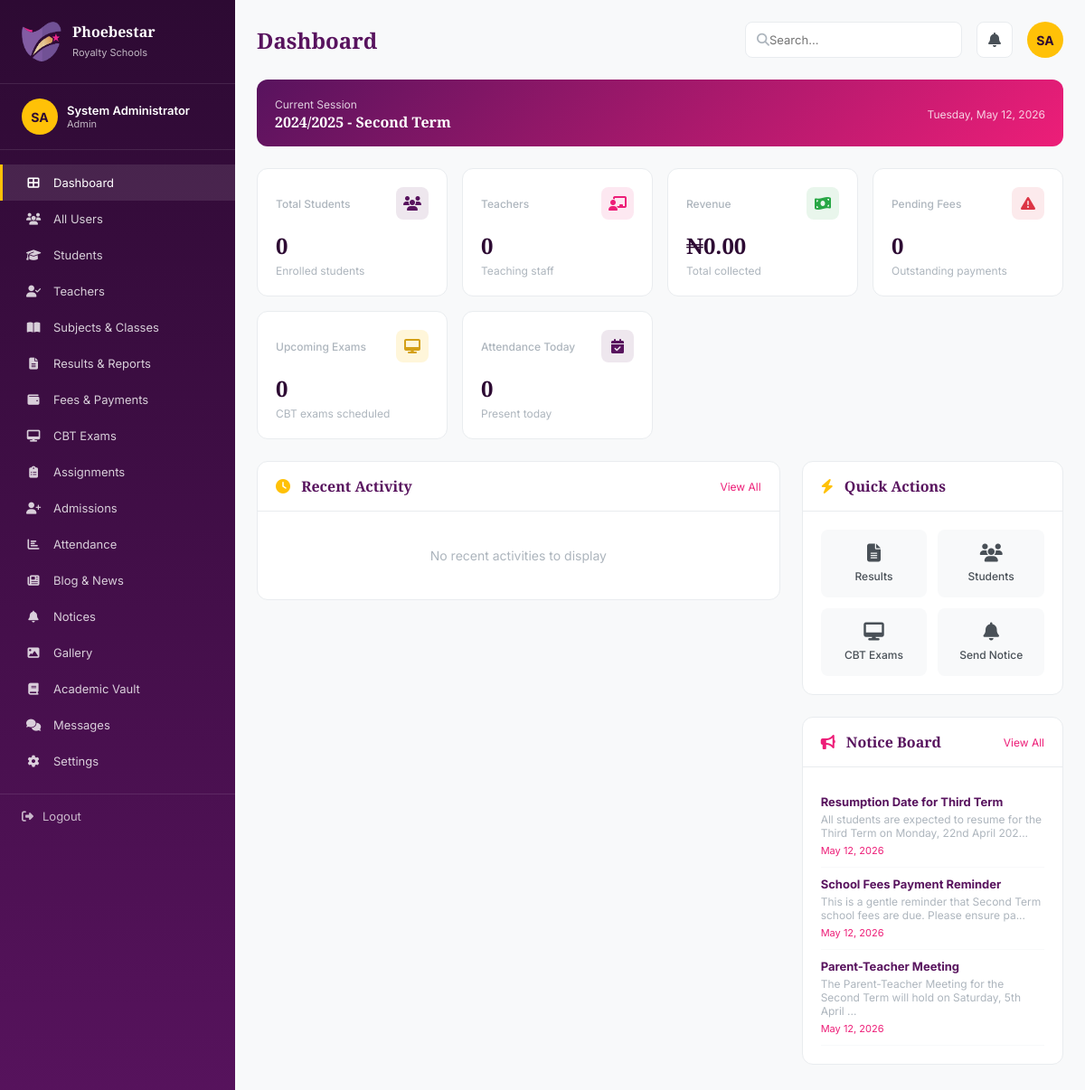
Screenshot of /public/pages/dashboard.php (signed in) with the database file from the repository.
### tables this page shows
CREATE TABLE academic_sessions (
    id INT PRIMARY KEY AUTO_INCREMENT,
    session_name VARCHAR(50) NOT NULL,
    start_date DATE NOT NULL,
    end_date DATE NOT NULL,
    is_current BOOLEAN DEFAULT FALSE,
    status ENUM('upcoming', 'active', 'completed') DEFAULT 'upcoming',
    created_at TIMESTAMP DEFAULT CURRENT_TIMESTAMP
);

CREATE TABLE terms (
    id INT PRIMARY KEY AUTO_INCREMENT,
    session_id INT NOT NULL,
    term_name ENUM('First Term', 'Second Term', 'Third Term') NOT NULL,
    start_date DATE,
    end_date DATE,
    is_current BOOLEAN DEFAULT FALSE,
    FOREIGN KEY (session_id) REFERENCES academic_sessions(id) ON DELETE CASCADE
);

CREATE TABLE notices (
    id INT PRIMARY KEY AUTO_INCREMENT,
    title VARCHAR(200) NOT NULL,
    content TEXT NOT NULL,
    category ENUM('general', 'academic', 'sports', 'event', 'fee', 'exam', 'urgent') DEFAULT 'general',
    priority ENUM('low', 'medium', 'high', 'urgent') DEFAULT 'medium',
    target_roles JSON,
    target_classes JSON,
    attachment VARCHAR(255),
    posted_by INT,
    status ENUM('draft', 'published', 'archived') DEFAULT 'draft',
    publish_at DATETIME,
    expire_at DATETIME,
    created_at TIMESTAMP DEFAULT CURRENT_TIMESTAMP,
    FOREIGN KEY (posted_by) REFERENCES users(id) ON DELETE SET NULL
);

### includes/functions.php (called while the page is built, shortened)
<?php
function isLoggedIn() {
    return isset($_SESSION['user_id']) && $_SESSION['user_id'] > 0;
}
function getUserRole() {
    return $_SESSION['user_role'] ?? 'guest';
}
function hasRole($roles) {
    if (is_array($roles)) {
        return in_array($_SESSION['user_role'], $roles);
    }
    return $_SESSION['user_role'] === $roles;
}
function fetchOne($sql, $params = []) {
    $db = getDB();
    $stmt = $db->prepare($sql);
    $stmt->execute($params);
    return $stmt->fetch();
}
function fetchAll($sql, $params = []) {
    $db = getDB();
    $stmt = $db->prepare($sql);
    $stmt->execute($params);
    return $stmt->fetchAll();
}
function sanitize($input) {
    return htmlspecialchars(trim($input), ENT_QUOTES, 'UTF-8');
}
function formatDate($date, $format = 'M d, Y') {
    return date($format, strtotime($date));
}
function formatCurrency($amount) {
    return '&#8358;' . number_format($amount, 2);
}
function truncate($text, $length = 100) {
    return substr($text, 0, $length) . '...';
}
function getDashboardStats() {
    $stats = [];
    $stats['total_students'] = fetchOne("SELECT COUNT(*) as c FROM students")['c'] ?? 0;
    $stats['total_teachers'] = fetchOne("SELECT COUNT(*) as c FROM teachers")['c'] ?? 0;
    $stats['total_staff'] = fetchOne("SELECT COUNT(*) as c FROM staff")['c'] ?? 0;
    $stats['total_parents'] = fetchOne("SELECT COUNT(*) as c FROM users WHERE role_id = 9")['c'] ?? 0;
    $stats['today_attendance'] = fetchOne("SELECT COUNT(*) as c FROM attendance WHERE date = CURDATE() AND status = 'present'")['c'] ?? 0;
    $stats['pending_fees'] = fetchOne("SELECT COUNT(*) as c FROM student_fees WHERE status IN ('pending', 'partial', 'overdue')")['c'] ?? 0;
    $stats['upcoming_exams'] = fetchOne("SELECT COUNT(*) as c FROM cbt_exams WHERE status IN ('published', 'ongoing')")['c'] ?? 0;
    $stats['pending_admissions'] = fetchOne("SELECT COUNT(*) as c FROM admission_applications WHERE status = 'pending'")['c'] ?? 0;
    $stats['total_revenue'] = fetchOne("SELECT COALESCE(SUM(amount_paid), 0) as total FROM fee_payments WHERE status = 'confirmed'")['total'] ?? 0;
    return $stats;
}
function getCurrentSession() {
    return fetchOne("SELECT * FROM academic_sessions WHERE is_current = 1 LIMIT 1");
}
function getCurrentTerm() {
    return fetchOne("SELECT t.*, s.session_name FROM terms t JOIN academic_sessions s ON t.session_id = s.id WHERE t.is_current = 1 LIMIT 1");
}
function getSidebarMenu($role) {
    $roleMap = [
        'proprietor' => 'admin',
        'director' => 'admin',
        'principal' => 'admin',
        'vice_principal' => 'teacher',
    ];
    $menuKey = $roleMap[$role] ?? $role;
    return $menus[$menuKey] ?? $menus['student'];
}

### public/pages/dashboard.php (the view, shortened to what this page needs)
<?php
require_once __DIR__ . '/../../includes/functions.php';
$role = getUserRole();
$stats = getDashboardStats();
$currentSession = getCurrentSession();
$currentTerm = getCurrentTerm();
$recentActivities = [];
$sidebarMenu = getSidebarMenu($role);
?>
<!DOCTYPE html>
<html lang="en">
<head>
    <link rel="stylesheet" href="https://cdnjs.cloudflare.com/ajax/libs/font-awesome/6.5.1/css/all.min.css">
</head>
<body>
    <div class="dashboard">
        <aside class="sidebar" id="sidebar">
            <div class="sidebar-header">
                <img src="/public/assets/logo-icon.png" alt="PRS">
                <div>
                    <h3>Phoebestar</h3>
                    <span>Royalty Schools</span>
                </div>
            </div>
            <div class="sidebar-user">
                <div class="sidebar-user-avatar">
                    <?= strtoupper(substr($_SESSION['first_name'], 0, 1) . substr($_SESSION['last_name'], 0, 1)) ?>
                </div>
                <div class="sidebar-user-info">
                    <h4><?= sanitize($_SESSION['first_name'] . ' ' . $_SESSION['last_name']) ?></h4>
                    <p><?= sanitize($role) ?></p>
                </div>
            </div>
            <ul class="sidebar-menu">
                <?php foreach ($sidebarMenu as $item): ?>
                <li>
                    <a href="<?= $item['url'] ?>" class="<?= strpos($_SERVER['PHP_SELF'], basename($item['url'])) !== false ? 'active' : '' ?>">
                        <i class="fas fa-<?= strtolower(str_replace(['LayoutDashboard', 'Users', 'GraduationCap', 'UserCheck', 'BookOpen', 'FileText', 'Wallet', 'Monitor', 'ClipboardList', 'UserPlus', 'BarChart3', 'Newspaper', 'Bell', 'Image', 'Library', 'MessageCircle', 'Settings', 'Video', 'CreditCard', 'User', 'Receipt'], ['th-large', 'users', 'graduation-cap', 'user-check', 'book-open', 'file-alt', 'wallet', 'desktop', 'clipboard-list', 'user-plus', 'chart-bar', 'newspaper', 'bell', 'image', 'book', 'comments', 'cog', 'video', 'credit-card', 'user', 'receipt'], $item['icon'])) ?>"></i>
                        <?= $item['label'] ?>
                    </a>
                </li>
                <?php endforeach; ?>
            </ul>
            <div class="sidebar-footer">
                <a href="/public/pages/logout.php"><i class="fas fa-sign-out-alt"></i> Logout</a>
            </div>
        </aside>
        <main class="main-content">
            <div class="top-bar">
                <div style="display:flex;align-items:center;gap:16px;">
                    <h1>Dashboard</h1>
                </div>
                <div class="top-bar-actions">
                    <div class="search-bar">
                        <i class="fas fa-search"></i>
                        <input type="text" placeholder="Search...">
                    </div>
                    <div style="position:relative;">
                        <button class="notif-btn" onclick="document.getElementById('notifDropdown').classList.toggle('show')">
                            <i class="fas fa-bell"></i>
                        </button>
                    </div>
                    <a href="profile.php" style="text-decoration:none;">
                        <div class="sidebar-user-avatar" style="cursor:pointer;">
                            <?= strtoupper(substr($_SESSION['first_name'], 0, 1) . substr($_SESSION['last_name'], 0, 1)) ?>
                        </div>
                    </a>
                </div>
            </div>
            <div style="background:linear-gradient(135deg, var(--purple), var(--pink));border-radius:12px;padding:16px 20px;margin-bottom:24px;color:#fff;display:flex;justify-content:space-between;align-items:center;flex-wrap:wrap;gap:8px;">
                <div>
                    <span style="font-size:12px;opacity:0.8;">Current Session</span>
                    <h3 style="font-size:16px;"><?= sanitize($currentSession['session_name'] ?? 'N/A') ?> - <?= sanitize($currentTerm['term_name'] ?? 'N/A') ?></h3>
                </div>
                <div style="text-align:right;">
                    <span style="font-size:12px;opacity:0.8;"><?= date('l, F d, Y') ?></span>
                </div>
            </div>
            <div class="stats-row">
                <?php if ($role === 'admin' || $role === 'proprietor' || $role === 'director' || $role === 'principal'): ?>
                <div class="stat-card">
                    <div class="stat-card-header">
                        <span>Total Students</span>
                        <i class="fas fa-users stat-icon-purple"></i>
                    </div>
                    <h3><?= number_format($stats['total_students']) ?></h3>
                    <p>Enrolled students</p>
                </div>
                <div class="stat-card">
                    <div class="stat-card-header">
                        <span>Teachers</span>
                        <i class="fas fa-chalkboard-teacher stat-icon-pink"></i>
                    </div>
                    <h3><?= number_format($stats['total_teachers']) ?></h3>
                    <p>Teaching staff</p>
                </div>
                <div class="stat-card">
                    <div class="stat-card-header">
                        <span>Revenue</span>
                        <i class="fas fa-money-bill-wave stat-icon-green"></i>
                    </div>
                    <h3><?= formatCurrency($stats['total_revenue']) ?></h3>
                    <p>Total collected</p>
                </div>
                <div class="stat-card">
                    <div class="stat-card-header">
                        <span>Pending Fees</span>
                        <i class="fas fa-exclamation-triangle stat-icon-red"></i>
                    </div>
                    <h3><?= number_format($stats['pending_fees']) ?></h3>
                    <p>Outstanding payments</p>
                </div>
                <div class="stat-card">
                    <div class="stat-card-header">
                        <span>Upcoming Exams</span>
                        <i class="fas fa-desktop stat-icon-gold"></i>
                    </div>
                    <h3><?= number_format($stats['upcoming_exams']) ?></h3>
                    <p>CBT exams scheduled</p>
                </div>
                <div class="stat-card">
                    <div class="stat-card-header">
                        <span>Attendance Today</span>
                        <i class="fas fa-calendar-check stat-icon-purple"></i>
                    </div>
                    <h3><?= number_format($stats['today_attendance']) ?></h3>
                    <p>Present today</p>
                </div>
                <?php endif; ?>
            </div>
            <div class="dashboard-grid">
                <div>
                    <div class="card">
                        <div class="card-header">
                            <h3><i class="fas fa-clock" style="color:var(--gold);margin-right:8px;"></i> Recent Activity</h3>
                            <a href="#" style="font-size:12px;color:var(--pink);text-decoration:none;">View All</a>
                        </div>
                        <div class="card-body">
                            <?php if (empty($recentActivities)): ?>
                            <p style="text-align:center;color:var(--gray-500);font-size:14px;padding:20px;">No recent activities to display</p>
                            <?php endif; ?>
                        </div>
                    </div>
                </div>
                <div>
                    <div class="card">
                        <div class="card-header">
                            <h3><i class="fas fa-bolt" style="color:var(--gold);margin-right:8px;"></i> Quick Actions</h3>
                        </div>
                        <div class="card-body">
                            <div class="quick-actions">
                                <?php if (hasRole(['admin', 'principal', 'vice_principal'])): ?>
                                <a href="results.php" class="quick-action">
                                    <i class="fas fa-file-alt"></i>
                                    <span>Results</span>
                                </a>
                                <a href="students.php" class="quick-action">
                                    <i class="fas fa-users"></i>
                                    <span>Students</span>
                                </a>
                                <a href="cbt-exams.php" class="quick-action">
                                    <i class="fas fa-desktop"></i>
                                    <span>CBT Exams</span>
                                </a>
                                <a href="notices.php" class="quick-action">
                                    <i class="fas fa-bell"></i>
                                    <span>Send Notice</span>
                                </a>
                                <?php endif; ?>
                            </div>
                        </div>
                    </div>
                    <div class="card" style="margin-top:24px;">
                        <div class="card-header">
                            <h3><i class="fas fa-bullhorn" style="color:var(--pink);margin-right:8px;"></i> Notice Board</h3>
                            <a href="notices.php" style="font-size:12px;color:var(--pink);text-decoration:none;">View All</a>
                        </div>
                        <div class="card-body">
                            <?php
                            $recentNotices = fetchAll("SELECT * FROM notices WHERE status = 'published' ORDER BY created_at DESC LIMIT 3");
                            if (empty($recentNotices)): ?>
                            <p style="text-align:center;color:var(--gray-500);font-size:13px;">No notices available</p>
                            <?php else: foreach ($recentNotices as $notice): ?>
                            <div style="padding:10px 0;border-bottom:1px solid var(--gray-100);">
                                <h4 style="font-size:13px;color:var(--purple);margin-bottom:4px;"><?= sanitize($notice['title']) ?></h4>
                                <p style="font-size:12px;color:var(--gray-500);"><?= truncate(sanitize($notice['content']), 80) ?></p>
                                <span style="font-size:11px;color:var(--pink);"><?= formatDate($notice['created_at']) ?></span>
                            </div>
                            <?php endforeach; endif; ?>
                        </div>
                    </div>
                </div>
            </div>
        </main>
    </div>
</body>
</html>

### rows the page displays
academic_sessions: session_name "2024/2025"
terms: term_name "Second Term"
notices: title "Resumption Date for Third Term", content "All students are expected to resume for the Third Term on Monday, 22nd April 202...", created_at "May 12, 2026"
notices: title "School Fees Payment Reminder", content "This is a gentle reminder that Second Term school fees are due. Please ensure pa...", created_at "May 12, 2026"
notices: title "Parent-Teacher Meeting", content "The Parent-Teacher Meeting for the Second Term will hold on Saturday, 5th April ...", created_at "May 12, 2026"

### other values shown
$_SESSION['first_name'] . ' ' . $_SESSION['last_name'] "System Administrator"
$role "Admin"
$item['label'] "Dashboard"
$item['label'] "All Users"
$item['label'] "Students"
$item['label'] "Teachers"
$item['label'] "Subjects & Classes"
$item['label'] "Results & Reports"
$item['label'] "Fees & Payments"
$item['label'] "CBT Exams"
$item['label'] "Assignments"
$item['label'] "Admissions"
$item['label'] "Attendance"
$item['label'] "Blog & News"
$item['label'] "Notices"
